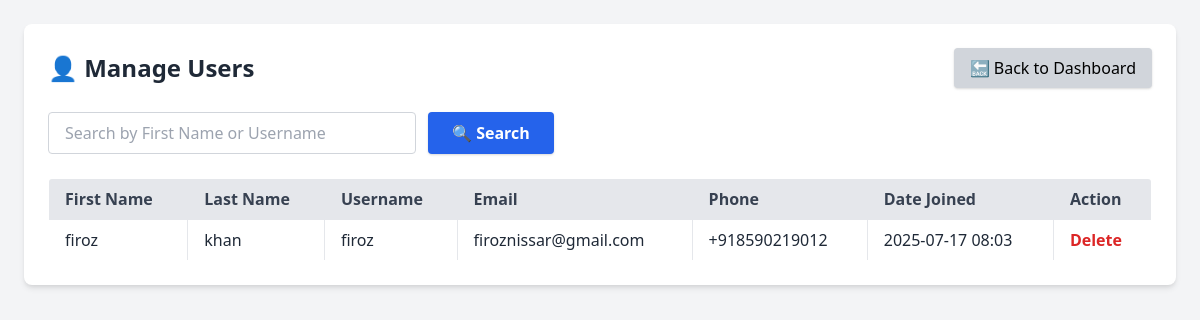
Page /manage_user/ on the committed database.
### app/models.py (models this page shows, shortened)
class userregister(models.Model):
    firstname=models.CharField(max_length=50)
    lastname=models.CharField(max_length=50)
    email=models.CharField(unique=True)
    phonenumber=models.CharField(max_length=50)
    address=models.TextField()
    username=models.CharField(max_length=50)
    password=models.CharField(max_length=128)
    date_joined=models.DateTimeField(auto_now_add=True)
    last_login = models.DateTimeField(null=True, blank=True)

### app/views.py (the view, shortened to what this page needs)
# urls.py: path('manage_user/',views.manage_user,name='manage_user'),
def manage_user(request):
    user=userregister.objects.all().order_by('-id')
    return render(request,'manage_user.html',{'user':user})

### app/templates/manage_user.html (shortened to what this page needs)
<!DOCTYPE html>
<html lang="en">
<head>
    <link href="https://cdn.jsdelivr.net/npm/tailwindcss@2.2.19/dist/tailwind.min.css" rel="stylesheet">
</head>
<body class="bg-gray-100 text-gray-800 p-6">
    <div class="max-w-6xl mx-auto bg-white p-6 rounded-lg shadow-md">
        <div class="flex justify-between items-center mb-6">
            <h2 class="text-2xl font-bold">👤 Manage Users</h2>
            <a href="{% url 'admindashboard' %}" class="bg-gray-300 hover:bg-gray-400 text-black font-medium px-4 py-2 rounded shadow">
                🔙 Back to Dashboard
            </a>
        </div>
        <form method="post" class="flex flex-col md:flex-row gap-3 mb-6">
            <input type="text" name="search" placeholder="Search by First Name or Username"
                   class="border border-gray-300 px-4 py-2 rounded w-full md:w-1/3 focus:outline-none focus:ring-2 focus:ring-blue-400">
            <button type="submit"
                    class="bg-blue-600 hover:bg-blue-700 text-white font-semibold px-6 py-2 rounded shadow">
                🔍 Search
            </button>
        </form>
        <div class="overflow-x-auto">
            <table class="w-full border border-gray-300 rounded overflow-hidden">
                <thead class="bg-gray-200 text-gray-700">
                    <tr>
                        <th class="border px-4 py-2 text-left">First Name</th>
                        <th class="border px-4 py-2 text-left">Last Name</th>
                        <th class="border px-4 py-2 text-left">Username</th>
                        <th class="border px-4 py-2 text-left">Email</th>
                        <th class="border px-4 py-2 text-left">Phone</th>
                        <th class="border px-4 py-2 text-left">Date Joined</th>
                        <th class="border px-4 py-2 text-left">Action</th>
                    </tr>
                </thead>
                <tbody>
                    {% for u in user %}
                    <tr class="hover:bg-gray-100">
                        <td class="border px-4 py-2">{{ u.firstname }}</td>
                        <td class="border px-4 py-2">{{ u.lastname }}</td>
                        <td class="border px-4 py-2">{{ u.username }}</td>
                        <td class="border px-4 py-2">{{ u.email }}</td>
                        <td class="border px-4 py-2">{{ u.phonenumber }}</td>
                        <td class="border px-4 py-2">{{ u.date_joined|date:"Y-m-d H:i" }}</td>
                        <td class="border px-4 py-2">
                            <form action="{% url 'delete_user' u.id %}" method="post" onsubmit="return confirm('Are you sure you want to delete this user?');">
                                <button type="submit" class="text-red-600 hover:text-red-800 font-semibold">Delete</button>
                            </form>
                        </td>
                    </tr>
                    {% empty %}
                    <tr>
                        <td colspan="7" class="text-center text-gray-500 py-4">No users found.</td>
                    </tr>
                    {% endfor %}
                </tbody>
            </table>
        </div>
    </div>
</body>
</html>

### rows in the picture
userregister: firstname "firoz", lastname "khan", username "firoz", email "firoznissar@gmail.com", phonenumber "+918590219012", date_joined "2025-07-17 08:03"
